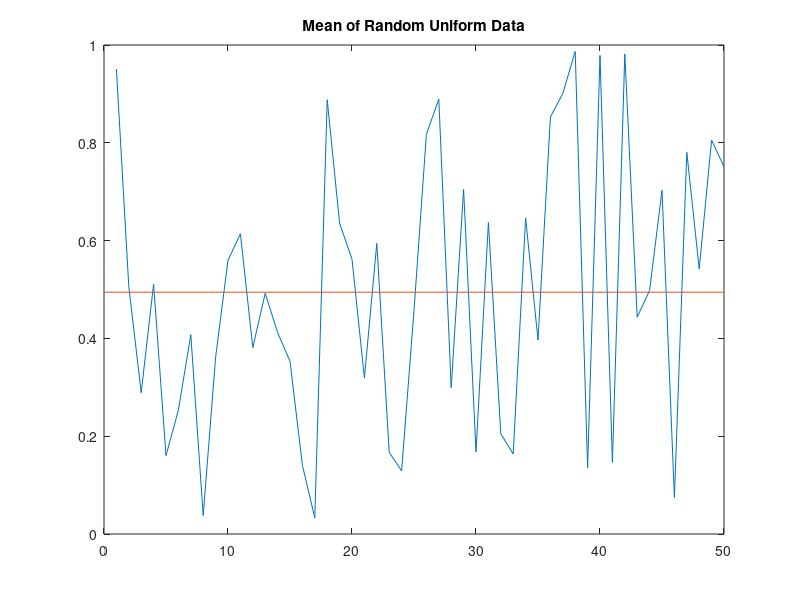

This figure's MATLAB source:
%チュートリアル

%プログラミングとスクリプト
n = 50;
r = rand(n,1);
plot(r)

m = mean(r)
hold on
plot([0,n],[m,m])
hold off
title('Mean of Random Uniform Data')